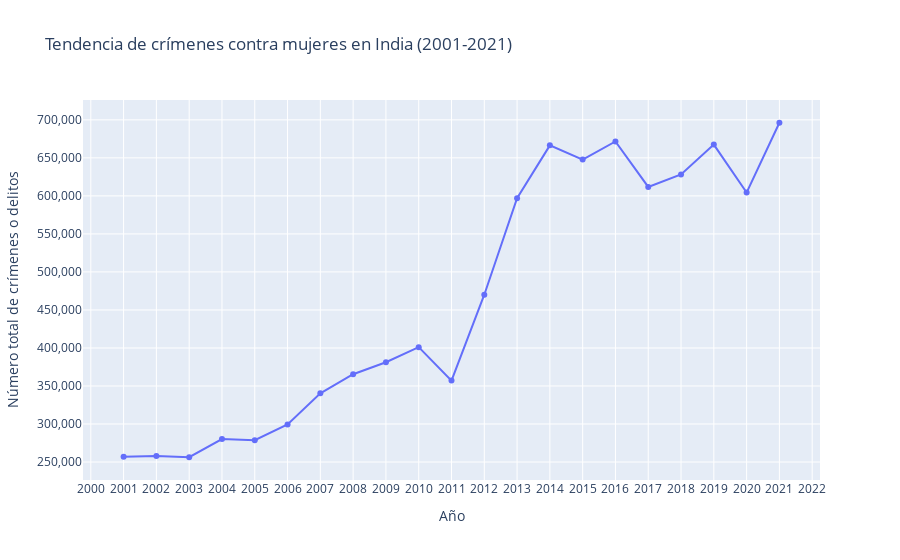

Source (notebook cell):
### Code cell
# import plotly.graph_objects as go

if 'Total de crímenes o delitos' not in crime_trend.columns:
    # Selecciona solo las columnas numéricas
    numeric_columns = crime_trend.select_dtypes(include=['number']).columns
    
    # Agrega una columna para el total de crímenes sumando solo las columnas numéricas
    crime_trend['Total de crímenes o delitos'] = crime_trend[numeric_columns].sum(axis=1)

# Asegúrate de que el índice sea entero
crime_trend.index = crime_trend.index.astype(int)

# Crear el gráfico de líneas interactivo
fig = go.Figure()

# Añadir una línea para el total de crímenes
fig.add_trace(go.Scatter(
    x=crime_trend.index,
    y=crime_trend['Total de crímenes o delitos'],
    mode='lines+markers',
    name='Total de crímenes o delitos',
    hoverinfo='x+y',  # Solo mostrar el año y el total de crímenes en el hover
))

# Ajustar el diseño del gráfico
fig.update_layout(
    title='Tendencia de crímenes contra mujeres en India (2001-2021)',
    xaxis_title='Año',
    yaxis_title='Número total de crímenes o delitos',
    xaxis=dict(
        tickmode='linear',
        dtick=1  # Mostrar los ticks para cada año
    ),
    yaxis=dict(
        tickformat=',d'  # Formato de números enteros en el eje Y
    ),
    hovermode='x unified'  # Mostrar información del hover de forma unificada
)

# Mostrar el gráfico
fig.show()

### Figure 1 — Plotly figure (JSON) as saved in the notebook; plotly's stock layout.template omitted (floating-point values rounded to 4 significant figures)
{"data": [{"hoverinfo": "x+y", "mode": "lines+markers", "name": "Total de crímenes o delitos", "type": "scatter", "x": [2001, 2002, 2003, 2004, 2005, 2006, 2007, 2008, 2009, 2010, 2011, 2012, 2013, 2014, 2015, 2016, 2017, 2018, 2019, 2020, 2021], "y": [257074, 257944, 256284, 280144, 278666, 299484, 340392, 365514, 381234, 401068, 357058, 470050, 596888, 666432, 647704, 671538, 611794, 628186, 667434, 604372, 696184]}], "layout": {"hovermode": "x unified", "title": {"text": "Tendencia de crímenes contra mujeres en India (2001-2021)"}, "xaxis": {"dtick": 1, "tickmode": "linear", "title": {"text": "Año"}}, "yaxis": {"tickformat": ",d", "title": {"text": "Número total de crímenes o delitos"}}}}
